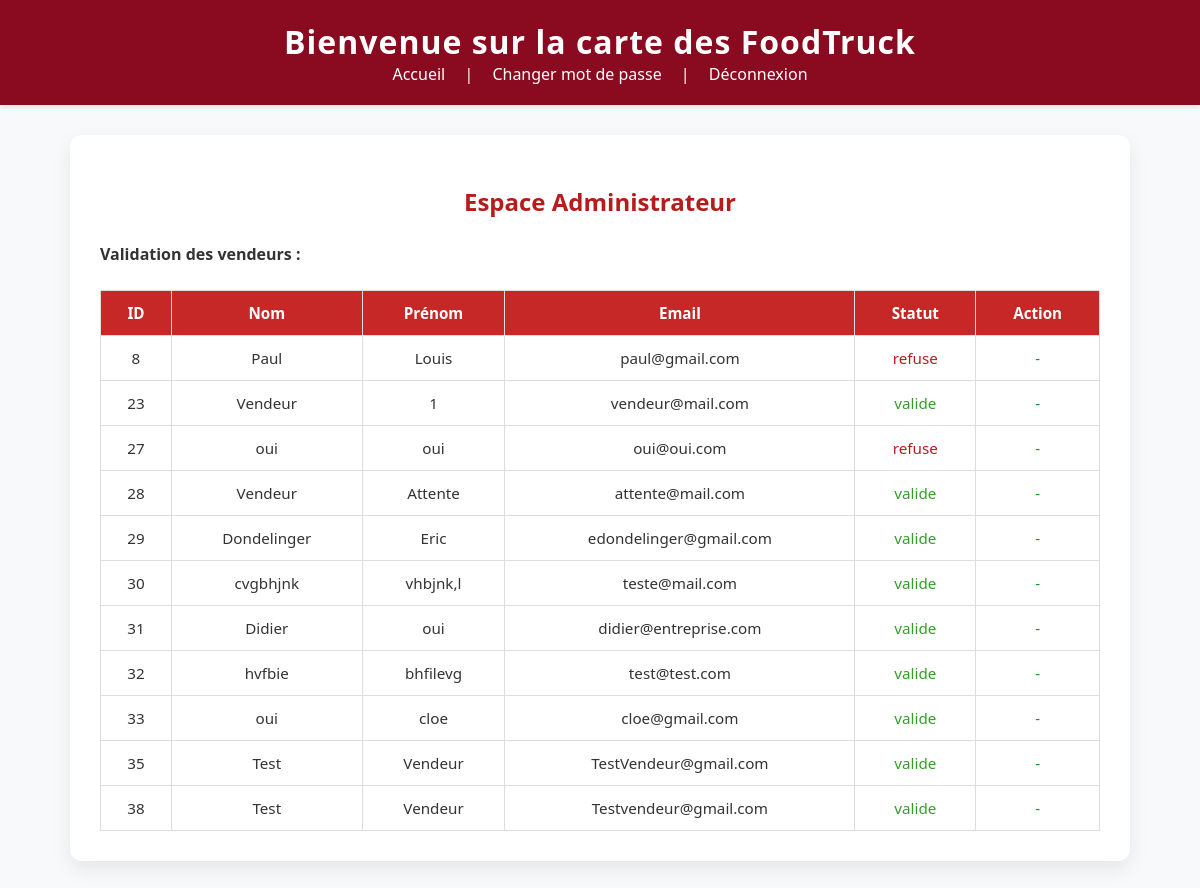
The page /index.php?action=admin (signed in) on the database its author committed.
### tables this page shows
CREATE TABLE IF NOT EXISTS `vendeur` (
  `idUtilisateur` int NOT NULL AUTO_INCREMENT,
  `nomFoodTruck` varchar(50) DEFAULT NULL,
  `validePar` int DEFAULT NULL,
  `dateValidation` date DEFAULT NULL,
  `statut` enum('en_attente','valide','refuse') DEFAULT 'en_attente',
  `actif` tinyint(1) NOT NULL DEFAULT '0',
  PRIMARY KEY (`idUtilisateur`)
);

CREATE TABLE IF NOT EXISTS `utilisateur` (
  `idUtilisateur` int NOT NULL AUTO_INCREMENT,
  `nom` varchar(50) NOT NULL,
  `prenom` varchar(50) NOT NULL,
  `email` varchar(50) NOT NULL,
  `telephone` varchar(50) NOT NULL,
  `mdp` varchar(150) NOT NULL,
  `role` enum('client','vendeur','admin') NOT NULL,
  `dateDernierChangementMdp` datetime DEFAULT NULL,
  PRIMARY KEY (`idUtilisateur`)
);

### controler/controleur.php (called while the page is built, shortened)
<?php
class Controleur {
	public function pageAdmin() {
		$utilisateurModel = new Utilisateur();
		$vendeurs = $utilisateurModel->getAllVendeur();
		$vue = new Vue();
		$vue->pageAdmin($vendeurs);
	}
}
?>

### model/utilisateur.php (called while the page is built, shortened)
<?php
class Utilisateur {
    private $db;
    public function __construct($pdo = null) {
        if ($pdo) {
            $this->db = $pdo;
        } else {
            $config = parse_ini_file("config.ini");
            $this->db = new PDO(
                "mysql:host=".$config['host'].";dbname=".$config['db'].";charset=utf8",
                $config['user'],
                $config['pass']
            );
            $this->db->setAttribute(PDO::ATTR_ERRMODE, PDO::ERRMODE_EXCEPTION);
        }
    }
    public function getAllVendeur() {
        $sql = "SELECT
                    Vendeur.idUtilisateur,
                    Utilisateur.email,
                    Utilisateur.nom,
                    Utilisateur.prenom,
                    Vendeur.nomFoodTruck,
                    Vendeur.statut,
                    Vendeur.validePar,
                    Vendeur.dateValidation
                FROM Vendeur
                INNER JOIN Utilisateur ON Vendeur.idUtilisateur = Utilisateur.idUtilisateur";
        $stmt = $this->db->query($sql);
        return $stmt->fetchAll(PDO::FETCH_ASSOC);
    }
}
?>

### view/vue.php (the view, shortened to what this page needs)
<?php
class Vue {
    public function entete() {
        echo "
        <!DOCTYPE html>
        <html lang='fr'>
        <head>
            <meta charset='UTF-8'>
            <title>FoodTruck</title>
            <link rel='stylesheet' href='./css/style.css'>
        </head>
        <body>
            <header>
                <h1 class='site-title'>Bienvenue sur la carte des FoodTruck</h1>
                <nav class='main-nav'>
                    <a href='index.php?action=accueil'>Accueil</a> |";
            if (!isset($_SESSION['connexion'])) {
                echo "
                    <a href='index.php?action=connexion'>Connexion</a> |
                    <a href='index.php?action=inscription'>Inscription</a>";
            }
            else {
            echo "
                    <a href='index.php?action=formulaireChangerMdp'>Changer mot de passe</a> |
                    <a href='index.php?action=deconnexion'>Déconnexion</a>";
            }
        echo "
                </nav>
            </header>
            <main>
        ";
    }
    private function fin() {
        echo "
            </main>
        </body>
        </html>
        ";
    }
    public function pageAdmin($vendeurs) {
        $this->entete();
        echo "<div class='admin-container'>
                <h2 class='page-title'>Espace Administrateur</h2>
                <p class='center-text' style='font-weight: bold;'>Validation des vendeurs :</p>";
        if (empty($vendeurs)) {
            echo "<p class='center-text no-vendeur'>Aucun vendeur en attente.</p>";
        }
        else {
            echo "<table class='admin-table'>
                    <thead>
                        <tr>
                            <th>ID</th>
                            <th>Nom</th>
                            <th>Prénom</th>
                            <th>Email</th>
                            <th>Statut</th>
                            <th>Action</th>
                        </tr>
                    </thead>
                    <tbody>";
            foreach ($vendeurs as $v) {
                $idV = $v['idV'] ?? $v['idUtilisateur'];
                echo "<tr>
                        <td>$idV</td>
                        <td>{$v['nom']}</td>
                        <td>{$v['prenom']}</td>
                        <td>{$v['email']}</td>
                        <td class='status {$v['statut']}'>{$v['statut']}</td>
                        <td class='actions'>";
                if ($v['statut'] === 'en_attente') {
                    echo "<a class='btn validate' href='index.php?action=validerVendeur&idV=$idV'>Valider</a>
                          <a class='btn refuse' href='index.php?action=refuserVendeur&idV=$idV'>Refuser</a>";
                }
                else {
                    echo ucfirst('-');
                }
                echo "</td></tr>";
            }
            echo "</tbody></table>";
        }
        echo "</div>";
        $this->fin();
    }
}
?>

### index.php (shortened to what this page needs)
<?php
	$config = parse_ini_file('config.ini');
	$db = $config['db'];
	require("controler/controleur.php");
	require("view/vue.php");
	require("model/utilisateur.php");
	$controleur = new Controleur();
	if(isset($_GET["action"])) {
		switch($_GET["action"]) {
			case 'admin':
				$controleur->pageAdmin();
				break;
		}
	}
	else {
		$controleur->accueil();
	}
?>

### css/style.css (style rules this page uses)
body { font-family: 'Segoe UI', Tahoma, Geneva, Verdana, sans-serif; margin: 0; padding: 0; background: #f8f9fa; color: #333; justify-content: center; }
header { background: #8a0b20; padding: 20px; color: white; text-align: center; box-shadow: 0 2px 5px rgba(0,0,0,0.1); }
header h1.site-title { margin: 0; font-size: 2rem; letter-spacing: 1px; }
nav a { color: white; text-decoration: none; margin: 0 15px; font-weight: 500; transition: color 0.3s ease; }
.contenu, .admin-container, .vendeur-container, .client-container { width: 90%; max-width: 1000px; margin: 30px auto; padding: 30px; background: white; border-radius: 12px; box-shadow: 0 8px 20px rgba(0, 0, 0, 0.08); }
h2.page-title, h2, h3 { text-align: center; margin-bottom: 25px; color: #b71c1c; }
.admin-table { width: 100%; border-collapse: collapse; margin-top: 25px; font-size: 0.95rem; }
.admin-table th, .admin-table td { border: 1px solid #ddd; padding: 12px; text-align: center; }
.admin-table th { background: #c62828; color: white; }
.status.valide { color: #359c2c; }
.status.refuse { color: #b71c1c; }
td.actions { color:#109922; }

### rows shown on the page
vendeur: idUtilisateur "8", idUtilisateur.nom "Paul", idUtilisateur.prenom "Louis", idUtilisateur.email "paul@gmail.com", statut "refuse"
vendeur: idUtilisateur "23", idUtilisateur.nom "Vendeur", idUtilisateur.prenom "1", idUtilisateur.email "vendeur@mail.com", statut "valide"
vendeur: idUtilisateur "27", idUtilisateur.nom "oui", idUtilisateur.prenom "oui", idUtilisateur.email "oui@oui.com", statut "refuse"
vendeur: idUtilisateur "28", idUtilisateur.nom "Vendeur", idUtilisateur.prenom "Attente", idUtilisateur.email "attente@mail.com", statut "valide"
vendeur: idUtilisateur "29", idUtilisateur.nom "Dondelinger", idUtilisateur.prenom "Eric", idUtilisateur.email "edondelinger@gmail.com", statut "valide"
vendeur: idUtilisateur "30", idUtilisateur.nom "cvgbhjnk", idUtilisateur.prenom "vhbjnk,l", idUtilisateur.email "teste@mail.com", statut "valide"
vendeur: idUtilisateur "31", idUtilisateur.nom "Didier", idUtilisateur.prenom "oui", idUtilisateur.email "didier@entreprise.com", statut "valide"
vendeur: idUtilisateur "32", idUtilisateur.nom "hvfbie", idUtilisateur.prenom "bhfilevg", idUtilisateur.email "test@test.com", statut "valide"
vendeur: idUtilisateur "33", idUtilisateur.nom "oui", idUtilisateur.prenom "cloe", idUtilisateur.email "cloe@gmail.com", statut "valide"
vendeur: idUtilisateur "35", idUtilisateur.nom "Test", idUtilisateur.prenom "Vendeur", idUtilisateur.email "TestVendeur@gmail.com", statut "valide"
vendeur: idUtilisateur "38", idUtilisateur.nom "Test", idUtilisateur.prenom "Vendeur", idUtilisateur.email "Testvendeur@gmail.com", statut "valide"
